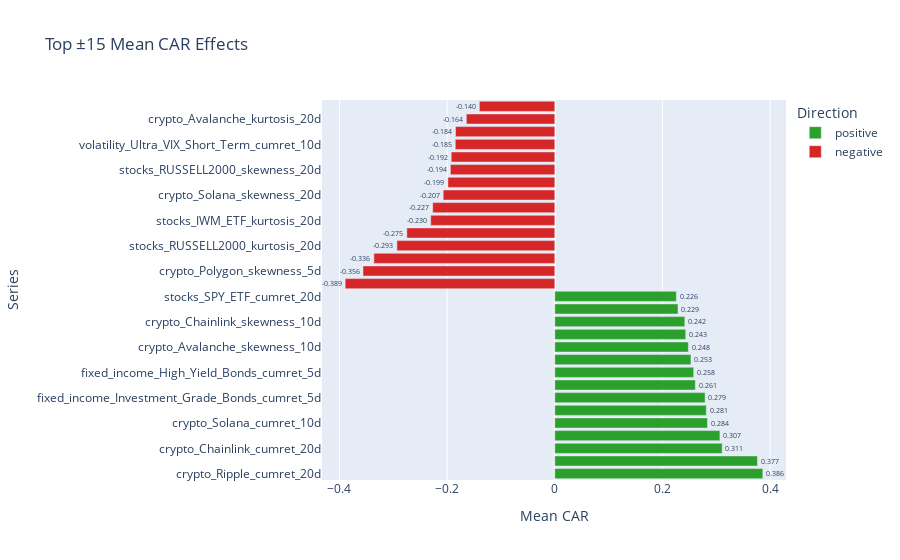

This figure's notebook cell:
### Code cell
# Top positive and negative mean CAR contributions
top_n = 15
sorted_summary = event_summary.sort_values("mean_car", ascending=False)
top_positive = sorted_summary.head(top_n).assign(direction="positive")
top_negative = event_summary.sort_values("mean_car").head(top_n).assign(direction="negative")
combined = pd.concat([top_positive, top_negative])
combined = combined.reset_index().rename(columns={"index": "series"})

fig = px.bar(
    combined,
    x="mean_car",
    y="series",
    color="direction",
    orientation="h",
    text="mean_car",
    color_discrete_map={"positive": "#2ca02c", "negative": "#d62728"},
    title=f"Top ±{top_n} Mean CAR Effects"
)
fig.update_layout(yaxis_title="Series", xaxis_title="Mean CAR", legend_title="Direction")
fig.update_traces(texttemplate="%{x:.3f}", textposition="outside")
fig.show()

### Figure 1 — Plotly figure (JSON) as saved in the notebook; plotly's stock layout.template omitted (floating-point values rounded to 4 significant figures)
{"data": [{"hovertemplate": "direction=positive<br>mean_car=%{text}<br>series=%{y}<extra></extra>", "legendgroup": "positive", "marker": {"color": "#2ca02c", "pattern": {"shape": ""}}, "name": "positive", "orientation": "h", "showlegend": true, "text": [0.3865, 0.3766, 0.311, 0.3068, 0.2836, 0.2815, 0.2792, 0.2611, 0.258, 0.253, 0.2482, 0.2433, 0.2416, 0.2289, 0.2258], "textposition": "outside", "texttemplate": "%{x:.3f}", "type": "bar", "x": [0.3865, 0.3766, 0.311, 0.3068, 0.2836, 0.2815, 0.2792, 0.2611, 0.258, 0.253, 0.2482, 0.2433, 0.2416, 0.2289, 0.2258], "xaxis": "x", "y": ["crypto_Ripple_cumret_20d", "crypto_Solana_cumret_5d", "crypto_Chainlink_cumret_20d", "stocks_DXY_skewness_10d", "crypto_Solana_cumret_10d", "crypto_Cardano_skewness_10d", "fixed_income_Investment_Grade_Bonds_cumret_5d", "crypto_Binance_Coin_kurtosis_10d", "fixed_income_High_Yield_Bonds_cumret_5d", "crypto_Binance_Coin_cumret_10d", "crypto_Avalanche_skewness_10d", "stocks_VTI_ETF_cumret_20d", "crypto_Chainlink_skewness_10d", "stocks_DJI_cumret_5d", "stocks_SPY_ETF_cumret_20d"], "yaxis": "y"}, {"hovertemplate": "direction=negative<br>mean_car=%{text}<br>series=%{y}<extra></extra>", "legendgroup": "negative", "marker": {"color": "#d62728", "pattern": {"shape": ""}}, "name": "negative", "orientation": "h", "showlegend": true, "text": [-0.3894, -0.3564, -0.3361, -0.2933, -0.2749, -0.2305, -0.2268, -0.2073, -0.1986, -0.1939, -0.1924, -0.1849, -0.1844, -0.1644, -0.1402], "textposition": "outside", "texttemplate": "%{x:.3f}", "type": "bar", "x": [-0.3894, -0.3564, -0.3361, -0.2933, -0.2749, -0.2305, -0.2268, -0.2073, -0.1986, -0.1939, -0.1924, -0.1849, -0.1844, -0.1644, -0.1402], "xaxis": "x", "y": ["crypto_Bitcoin_cumret_5d", "crypto_Polygon_skewness_5d", "volatility_VIX_ETN_cumret_10d", "stocks_RUSSELL2000_kurtosis_20d", "volatility_VIX_ETN_cumret_20d", "stocks_IWM_ETF_kurtosis_20d", "crypto_Avalanche_cumret_20d", "crypto_Solana_skewness_20d", "stocks_OIL_skewness_10d", "stocks_RUSSELL2000_skewness_20d", "volatility_Ultra_VIX_Short_Term_kurtosis_10d", "volatility_Ultra_VIX_Short_Term_cumret_10d", "stocks_IWM_ETF_skewness_20d", "crypto_Avalanche_kurtosis_20d", "stocks_SPY_ETF_realized_vol_5d"], "yaxis": "y"}], "layout": {"barmode": "relative", "legend": {"title": {"text": "Direction"}, "tracegroupgap": 0}, "title": {"text": "Top ±15 Mean CAR Effects"}, "xaxis": {"anchor": "y", "domain": [0, 1], "title": {"text": "Mean CAR"}}, "yaxis": {"anchor": "x", "domain": [0, 1], "title": {"text": "Series"}}}}
